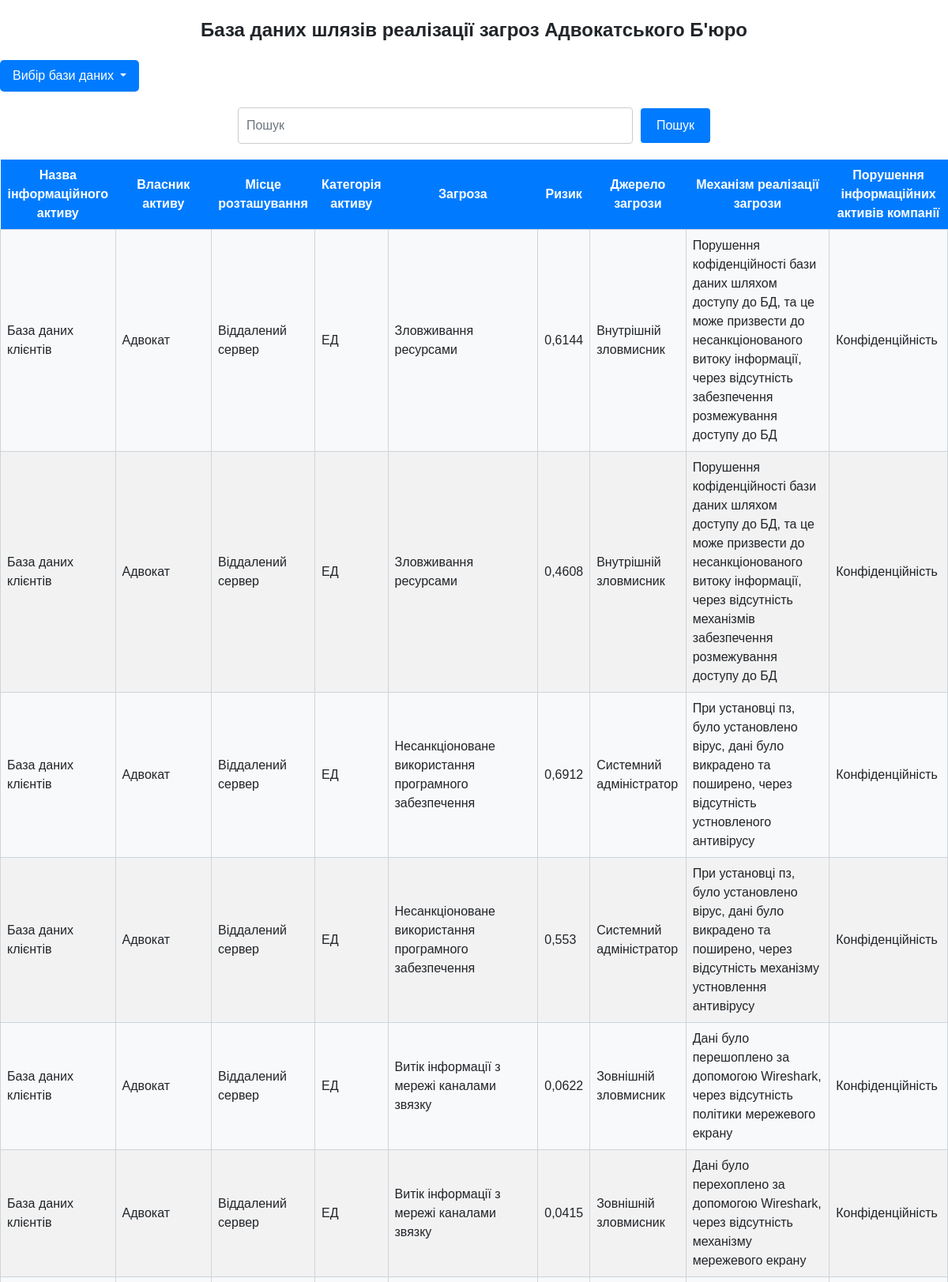
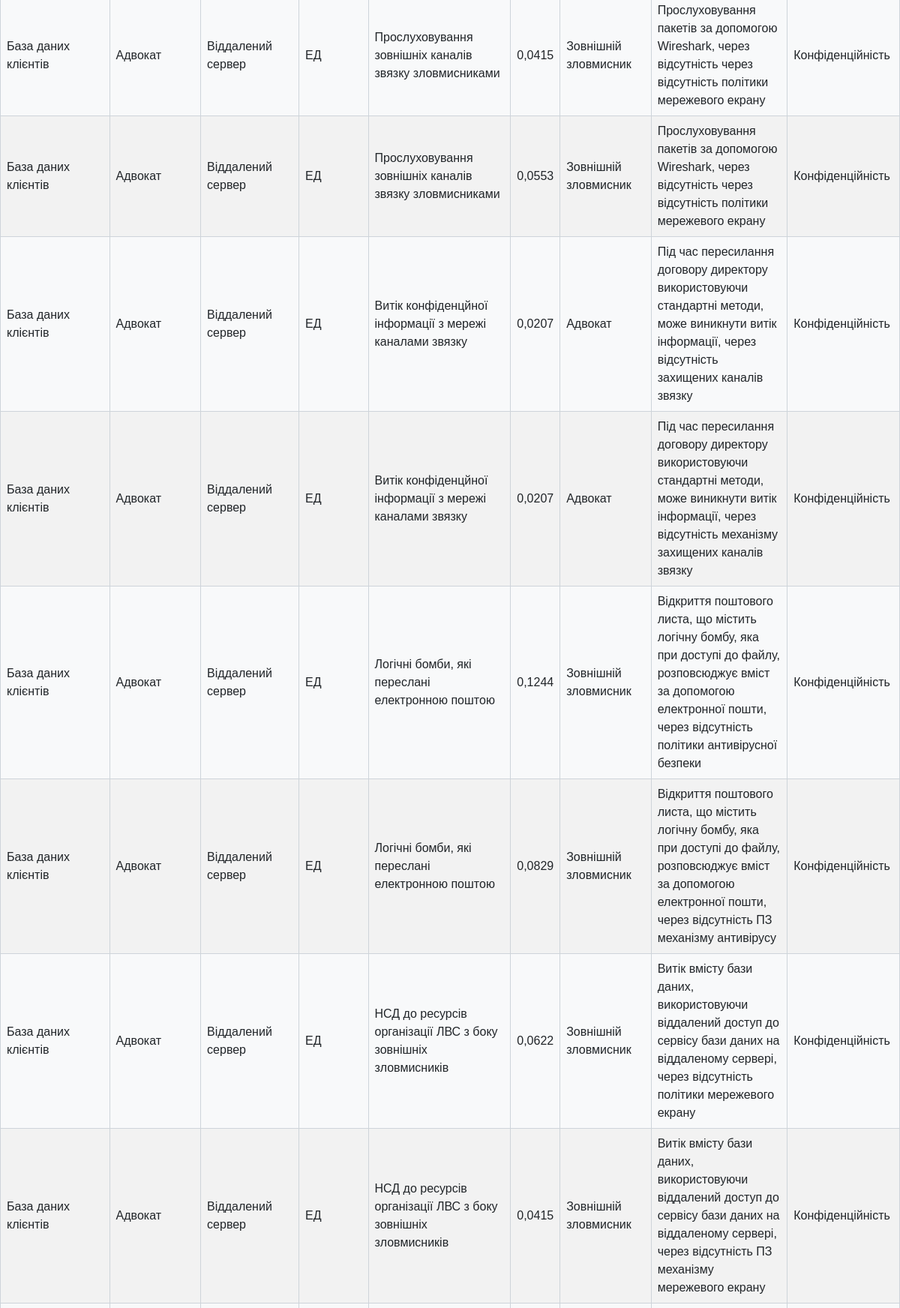
The app's page /privacy/ (upper part) with its own data (2 pictures, top to bottom).
### core/models.py (models this page shows, shortened)
class Table(models.Model):
    name = models.CharField(max_length=128, blank=True, null=True, default=None)
    owner = models.CharField(max_length=128, blank=True, null=True, default=None)
    place = models.CharField(max_length=128, blank=True, null=True, default=None)
    table_category = models.ForeignKey(
        TableCategory, on_delete=models.CASCADE, blank=True, null=True, default=None
    )
    asset_category = models.CharField(
        max_length=64, blank=True, null=True, default=None
    )
    threat = models.TextField(blank=True, null=True, default=None)
    risk = models.CharField(max_length=8, blank=True, null=True, default=None)
    source_of_threat = models.TextField(blank=True, null=True, default=None)
    mechanism = models.TextField(blank=True, null=True, default=None)
    class Meta:
        verbose_name = "Таблиця"
        verbose_name_plural = "Таблиці"

class TableCategory(models.Model):
    name = models.CharField(max_length=64, blank=True, null=True, default=None)
    is_active = models.BooleanField(default=True)
    class Meta:
        verbose_name = "Категорія таблиці"
        verbose_name_plural = "Категорії таблиць"

### core/views.py (the view)
# urls.py: re_path(r"^privacy/$", views.privacy, name="privacy"),
def privacy(request):
    category_order = ["Конфіденційність"]
    table_categories = TableCategory.objects.order_by("name")
    table_dict = {}
    sorted_tables = []
    for category_name in category_order:
        category = [c for c in table_categories if c.name == category_name]
        if category:
            table = Table.objects.filter(table_category=category[0]).order_by("name")
            table_dict[category[0]] = table
            sorted_tables.extend(table)
    query = request.GET.get("q")
    if query:
        tables = Table.objects.filter(
            table_category=TableCategory.objects.get(name="Конфіденційність")
        ).filter(
            Q(name__icontains=query)
            | Q(threat__icontains=query)
            | Q(source_of_threat__icontains=query)
            | Q(mechanism__icontains=query)
        )
    else:
        tables = sorted_tables
    return render(request, "privacy.html", {"tables": tables, "query": query})

### core/templates/privacy.html (shortened to what this page needs)
{% extends 'base.html' %}
{% load static %}
{% block content %}
<div class="header">
База даних шлязів реалізації загроз Адвокатського Б'юро
</div>
<div class="dropdown">
	<button class="btn btn-secondary dropdown-toggle" type="button" id="dropdownMenuButton1" data-bs-toggle="dropdown" aria-expanded="false">
	  Вибір бази даних
	</button>
  </div>
<div>
<form method="GET" action="{% url 'privacy' %}">
	<input type="text" name="q" class="form-control" placeholder="Пошук" value="">
	<button type="submit">Пошук</button>
</form>
</div>
<table id="mytable">
	<thead>
	  <tr>
		<th>Назва інформаційного активу</th>
		<th>Власник активу</th>
		<th>Місце розташування</th>
		<th>Категорія активу </th>
		<th>Загроза</th>
		<th>Ризик</th>
		<th>Джерело загрози</th>
		<th>Механізм реалізації загрози</th>
		<th>Порушення інформаційних активів компанії</th>
	  </tr>
	</thead>
	<tbody>
	  {% for table in tables %}
	  <tr>
		<td>{{ table.name}}</td>
		<td>{{ table.owner}}</td>
		<td>{{ table.place}}</td>
		<td>{{ table.asset_category}}</td>
		<td>{{ table.threat}}</td>
		<td>{{ table.risk}}</td>
		<td>{{ table.source_of_threat}}</td>
		<td>{{ table.mechanism}}</td>
		<td>{{ table.table_category.name }}</td>
	  </tr>
	  {% endfor %}
	</tbody>
  </table>
{% endblock %}

### core/static/style.css (style rules this page uses)
body { font-family: 'Montserrat', sans-serif; }
.header { font-size: 24px; font-weight: bold; text-align: center; margin: 20px 0; }
.dropdown-toggle { background-color: #007bff; color: #fff; border: none; padding: 8px 16px; border-radius: 5px; cursor: pointer; }
form { display: flex; align-items: center; margin: 20px 0; }
input[type="text"] { padding: 8px 16px; border-radius: 5px; border: 1px solid #ced4da; margin-right: 5px; width: 500px; }
button[type="submit"] { background-color: #28a745; color: #fff; border: none; padding: 8px 16px; border-radius: 5px; cursor: pointer; }
table { border-collapse: collapse; width: 100%; margin-bottom: 20px; }
th { background-color: #007bff; color: #fff; padding: 8px 16px; text-align: left; }
td { border: 1px solid #ced4da; padding: 8px 16px; }
tbody tr:nth-child(odd) { background-color: #f8f9fa; }
button[type="submit"] { background-color: #007bff; border: none; color: #fff; padding: 10px 20px; border-radius: 4px; cursor: pointer; }
form { display: flex; justify-content: center; margin-top: 20px; }
input[type="text"] { padding: 10px; border-radius: 4px; border: 1px solid #ccc; margin-right: 10px; }
table { border-collapse: collapse; width: 100%; }
th, td { text-align: left; padding: 8px; }
th { background-color: #007bff; color: white; text-align: center; }
tr:nth-child(even) { background-color: #f2f2f2; }
.dropdown-toggle { background-color: #007bff; border-color: #007bff; }

### records on screen
Table: name "База даних клієнтів", owner "Адвокат", place "Віддалений сервер", asset_category "ЕД", threat "Зловживання ресурсами", risk "0,6144", source_of_threat "Внутрішній зловмисник", mechanism "Порушення кофіденційності бази даних шляхом доступу до БД, та це може призвести до несанкціонованого витоку інформації, через відсутність забезпечення розмежування доступу до БД", table_category.name "Конфіденційність"
Table: name "База даних клієнтів", owner "Адвокат", place "Віддалений сервер", asset_category "ЕД", threat "Зловживання ресурсами", risk "0,4608", source_of_threat "Внутрішній зловмисник", mechanism "Порушення кофіденційності бази даних шляхом доступу до БД, та це може призвести до несанкціонованого витоку інформації, через відсутність механізмів забезпечення розмежування доступу до БД", table_category.name "Конфіденційність"
Table: name "База даних клієнтів", owner "Адвокат", place "Віддалений сервер", asset_category "ЕД", threat "Несанкціоноване використання програмного забезпечення", risk "0,6912", source_of_threat "Системний адміністратор", mechanism "При установці пз, було установлено вірус, дані було викрадено та поширено, через відсутність устновленого антивірусу", table_category.name "Конфіденційність"
Table: name "База даних клієнтів", owner "Адвокат", place "Віддалений сервер", asset_category "ЕД", threat "Несанкціоноване використання програмного забезпечення", risk "0,553", source_of_threat "Системний адміністратор", mechanism "При установці пз, було установлено вірус, дані було викрадено та поширено, через відсутність механізму устновлення антивірусу", table_category.name "Конфіденційність"
Table: name "База даних клієнтів", owner "Адвокат", place "Віддалений сервер", asset_category "ЕД", threat "Витік інформації з мережі каналами звязку", risk "0,0622", source_of_threat "Зовнішній зловмисник", mechanism "Дані було перешоплено за допомогою Wireshark, через відсутність політики мережевого екрану", table_category.name "Конфіденційність"
Table: name "База даних клієнтів", owner "Адвокат", place "Віддалений сервер", asset_category "ЕД", threat "Витік інформації з мережі каналами звязку", risk "0,0415", source_of_threat "Зовнішній зловмисник", mechanism "Дані було перехоплено за допомогою Wireshark, через відсутність механізму мережевого екрану", table_category.name "Конфіденційність"
Table: name "База даних клієнтів", owner "Адвокат", place "Віддалений сервер", asset_category "ЕД", threat "Прослуховування зовнішніх каналів звязку зловмисниками", risk "0,0415", source_of_threat "Зовнішній зловмисник", mechanism "Прослуховування пакетів за допомогою Wireshark, через відсутність через відсутність політики мережевого екрану", table_category.name "Конфіденційність"
Table: name "База даних клієнтів", owner "Адвокат", place "Віддалений сервер", asset_category "ЕД", threat "Прослуховування зовнішніх каналів звязку зловмисниками", risk "0,0553", source_of_threat "Зовнішній зловмисник", mechanism "Прослуховування пакетів за допомогою Wireshark, через відсутність через відсутність політики мережевого екрану", table_category.name "Конфіденційність"
Table: name "База даних клієнтів", owner "Адвокат", place "Віддалений сервер", asset_category "ЕД", threat "Витік конфіденцйної інформації з мережі каналами звязку", risk "0,0207", source_of_threat "Адвокат", mechanism "Під час пересилання договору директору використовуючи стандартні методи, може виникнути витік інформації, через відсутність захищених каналів звязку", table_category.name "Конфіденційність"
Table: name "База даних клієнтів", owner "Адвокат", place "Віддалений сервер", asset_category "ЕД", threat "Витік конфіденцйної інформації з мережі каналами звязку", risk "0,0207", source_of_threat "Адвокат", mechanism "Під час пересилання договору директору використовуючи стандартні методи, може виникнути витік інформації, через відсутність механізму захищених каналів звязку", table_category.name "Конфіденційність"
Table: name "База даних клієнтів", owner "Адвокат", place "Віддалений сервер", asset_category "ЕД", threat "Логічні бомби, які переслані електронною поштою", risk "0,1244", source_of_threat "Зовнішній зловмисник", mechanism "Відкриття поштового листа, що містить логічну бомбу, яка при доступі до файлу, розповсюджує вміст за допомогою електронної пошти, через відсутність політики антивірусної безпеки", table_category.name "Конфіденційність"
Table: name "База даних клієнтів", owner "Адвокат", place "Віддалений сервер", asset_category "ЕД", threat "Логічні бомби, які переслані електронною поштою", risk "0,0829", source_of_threat "Зовнішній зловмисник", mechanism "Відкриття поштового листа, що містить логічну бомбу, яка при доступі до файлу, розповсюджує вміст за допомогою електронної пошти, через відсутність ПЗ механізму антивірусу", table_category.name "Конфіденційність"
Table: name "База даних клієнтів", owner "Адвокат", place "Віддалений сервер", asset_category "ЕД", threat "НСД до ресурсів організації ЛВС з боку зовнішніх зловмисників", risk "0,0622", source_of_threat "Зовнішній зловмисник", mechanism "Витік вмісту бази даних, використовуючи віддалений доступ до сервісу бази даних на віддаленому сервері, через відсутність політики мережевого екрану", table_category.name "Конфіденційність"
Table: name "База даних клієнтів", owner "Адвокат", place "Віддалений сервер", asset_category "ЕД", threat "НСД до ресурсів організації ЛВС з боку зовнішніх зловмисників", risk "0,0415", source_of_threat "Зовнішній зловмисник", mechanism "Витік вмісту бази даних, використовуючи віддалений доступ до сервісу бази даних на віддаленому сервері, через відсутність ПЗ механізму мережевого екрану", table_category.name "Конфіденційність"
